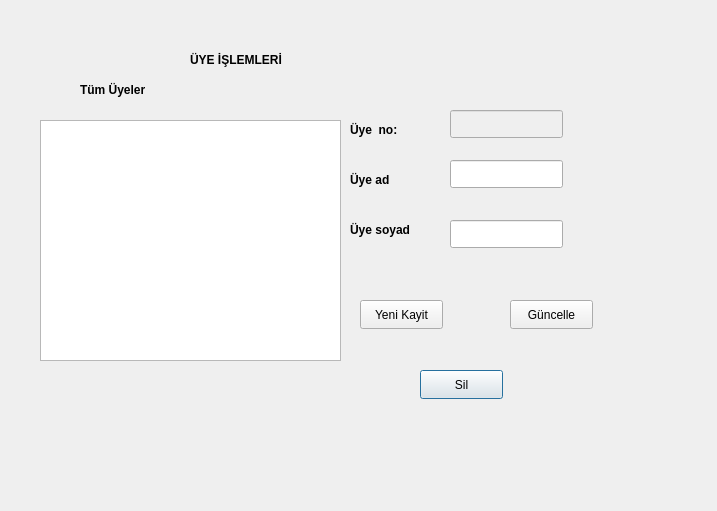
<?xml version="1.0" encoding="UTF-8"?>
<ui version="4.0">
 <class>uye</class>
 <widget class="QDialog" name="uye">
  <property name="geometry">
   <rect>
    <x>0</x>
    <y>0</y>
    <width>717</width>
    <height>511</height>
   </rect>
  </property>
  <property name="windowTitle">
   <string>Dialog</string>
  </property>
  <widget class="QTableView" name="uye_tableView">
   <property name="geometry">
    <rect>
     <x>40</x>
     <y>120</y>
     <width>301</width>
     <height>241</height>
    </rect>
   </property>
  </widget>
  <widget class="QLineEdit" name="uye_no">
   <property name="enabled">
    <bool>false</bool>
   </property>
   <property name="geometry">
    <rect>
     <x>450</x>
     <y>110</y>
     <width>113</width>
     <height>28</height>
    </rect>
   </property>
  </widget>
  <widget class="QLineEdit" name="uyesoyad_ln">
   <property name="geometry">
    <rect>
     <x>450</x>
     <y>220</y>
     <width>113</width>
     <height>28</height>
    </rect>
   </property>
  </widget>
  <widget class="QPushButton" name="sil_btn">
   <property name="geometry">
    <rect>
     <x>420</x>
     <y>370</y>
     <width>83</width>
     <height>29</height>
    </rect>
   </property>
   <property name="text">
    <string>Sil</string>
   </property>
  </widget>
  <widget class="QLabel" name="label_4">
   <property name="geometry">
    <rect>
     <x>350</x>
     <y>170</y>
     <width>63</width>
     <height>20</height>
    </rect>
   </property>
   <property name="font">
    <font>
     <bold>true</bold>
    </font>
   </property>
   <property name="text">
    <string>Üye ad</string>
   </property>
  </widget>
  <widget class="QLabel" name="label_2">
   <property name="geometry">
    <rect>
     <x>190</x>
     <y>50</y>
     <width>131</width>
     <height>20</height>
    </rect>
   </property>
   <property name="palette">
    <palette>
     <active>
      <colorrole role="WindowText">
       <brush brushstyle="SolidPattern">
        <color alpha="255">
         <red>255</red>
         <green>0</green>
         <blue>0</blue>
        </color>
       </brush>
      </colorrole>
     </active>
     <inactive>
      <colorrole role="WindowText">
       <brush brushstyle="SolidPattern">
        <color alpha="255">
         <red>0</red>
         <green>0</green>
         <blue>0</blue>
        </color>
       </brush>
      </colorrole>
     </inactive>
     <disabled>
      <colorrole role="WindowText">
       <brush brushstyle="SolidPattern">
        <color alpha="255">
         <red>120</red>
         <green>120</green>
         <blue>120</blue>
        </color>
       </brush>
      </colorrole>
     </disabled>
    </palette>
   </property>
   <property name="font">
    <font>
     <bold>true</bold>
    </font>
   </property>
   <property name="text">
    <string>ÜYE İŞLEMLERİ</string>
   </property>
  </widget>
  <widget class="QLabel" name="label">
   <property name="geometry">
    <rect>
     <x>80</x>
     <y>80</y>
     <width>91</width>
     <height>20</height>
    </rect>
   </property>
   <property name="font">
    <font>
     <bold>true</bold>
    </font>
   </property>
   <property name="text">
    <string>Tüm Üyeler</string>
   </property>
  </widget>
  <widget class="QLabel" name="label_3">
   <property name="geometry">
    <rect>
     <x>350</x>
     <y>120</y>
     <width>63</width>
     <height>20</height>
    </rect>
   </property>
   <property name="font">
    <font>
     <bold>true</bold>
    </font>
   </property>
   <property name="text">
    <string>Üye  no:</string>
   </property>
  </widget>
  <widget class="QLabel" name="label_5">
   <property name="geometry">
    <rect>
     <x>350</x>
     <y>220</y>
     <width>81</width>
     <height>20</height>
    </rect>
   </property>
   <property name="font">
    <font>
     <bold>true</bold>
    </font>
   </property>
   <property name="text">
    <string>Üye soyad</string>
   </property>
  </widget>
  <widget class="QLineEdit" name="uyead_ln">
   <property name="geometry">
    <rect>
     <x>450</x>
     <y>160</y>
     <width>113</width>
     <height>28</height>
    </rect>
   </property>
  </widget>
  <widget class="QPushButton" name="yenikayit_btn">
   <property name="geometry">
    <rect>
     <x>360</x>
     <y>300</y>
     <width>83</width>
     <height>29</height>
    </rect>
   </property>
   <property name="text">
    <string>Yeni Kayit</string>
   </property>
  </widget>
  <widget class="QPushButton" name="guncelle_btn">
   <property name="geometry">
    <rect>
     <x>510</x>
     <y>300</y>
     <width>83</width>
     <height>29</height>
    </rect>
   </property>
   <property name="text">
    <string>Güncelle</string>
   </property>
  </widget>
 </widget>
 <resources/>
 <connections/>
</ui>
